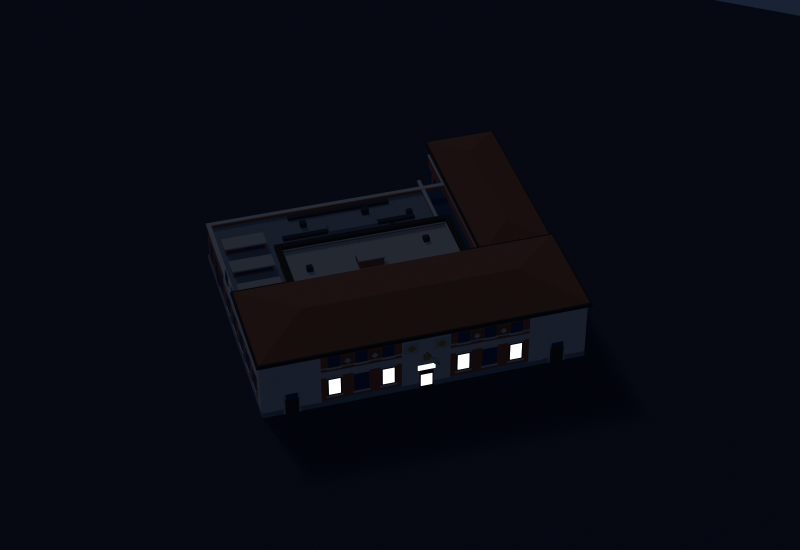
#> input picture artifacts/ferry-station-post-office/ferry-station-post-office-night.png, 1600 x 1100 px (shown at 1/2 size); its folder holds only this picture in this run
$ python make_contact_sheet.py
#> lines starting #> are read from the running program, lines starting #| are printed output that depends on the picture
"""Compose the Ferry Station Post Office Building review contact sheet from the rendered tiles.

    python3 make_contact_sheet.py [--dir DIR] [--prefix ferry-station-post-office]

Plain Pillow rather than Blender's compositor: Blender 5.x replaced
`Scene.node_tree` with a compositing node group, and a 3x3 photo montage is not
worth a version-sensitive dependency.

The aerial three-quarter is the hero, because for this asset the clay-tile hip
roof over the Embarcadero front is the subject.
"""

import argparse
import os

from PIL import Image, ImageDraw, ImageFont

CELL = (700, 470)
COLS = 3
BG = (219, 205, 176)
INK = (58, 53, 48)
TILES = [
    ("aerial", "AERIAL 3/4 — 250 deg, tile hip + front + SE wing"),
    ("top", "TOP — roof plan: tile band, 2 decks, monitors, light-well"),
    ("night", "NIGHT — gold entrance hero + scattered first-floor bays"),
    ("southwest", "EMBARCADERO elevation (234 deg) — the three-pavilion front"),
    ("northwest", "NORTH-WEST flank (324.3 deg) — two storeys, then the work room"),
    ("southeast", "SOUTH-EAST flank (144.3 deg) — front block + the 1918 wing"),
    ("northeast", "NORTH-EAST rear (54 deg) — work-room wall over the water"),
]


def font(size):
    for path in (
        "/System/Library/Fonts/Supplemental/Arial Bold.ttf",
        "/System/Library/Fonts/Helvetica.ttc",
    ):
        if os.path.exists(path):
            try:
                return ImageFont.truetype(path, size)
            except OSError:
                pass
    return ImageFont.load_default()


def main():
    here = os.path.dirname(os.path.abspath(__file__))
    ap = argparse.ArgumentParser()
    ap.add_argument("--dir", default=here)
    ap.add_argument("--prefix", default="ferry-station-post-office")
    args = ap.parse_args()

    present = [
        (name, label)
        for name, label in TILES
        if os.path.exists(os.path.join(args.dir, f"{args.prefix}-{name}.png"))
    ]
    rows = (len(present) + COLS - 1) // COLS
    sheet = Image.new("RGB", (CELL[0] * COLS, CELL[1] * rows), BG)
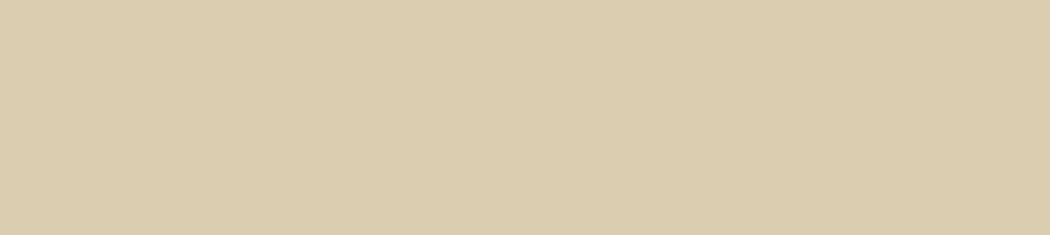
#> sheet: PIL image 2100x470 RGB (shown at 1/2 size); mean R, G, B 219, 205, 176
    draw = ImageDraw.Draw(sheet)
    fnt = font(19)

    for i, (name, label) in enumerate(present):
        img = Image.open(os.path.join(args.dir, f"{args.prefix}-{name}.png")).convert("RGB")
        img.thumbnail((CELL[0] - 16, CELL[1] - 46), Image.LANCZOS)
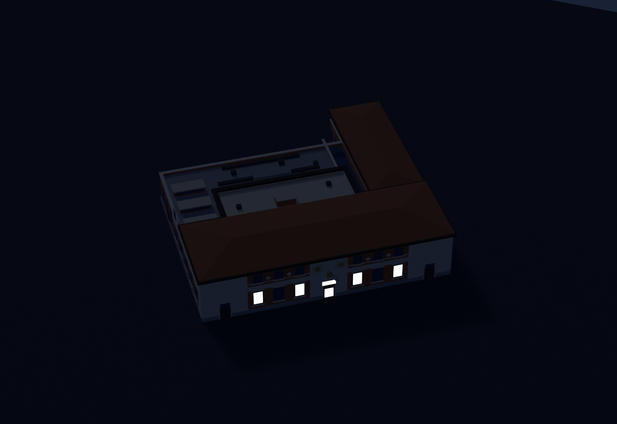
#> img: PIL image 617x424 RGB; mean R, G, B 8.5, 10.3, 19.1
        col, row = i % COLS, i // COLS
        ox = col * CELL[0] + (CELL[0] - img.width) // 2
#> ox = 41
        oy = row * CELL[1] + 34 + (CELL[1] - 46 - img.height) // 2
#> oy = 34
        sheet.paste(img, (ox, oy))
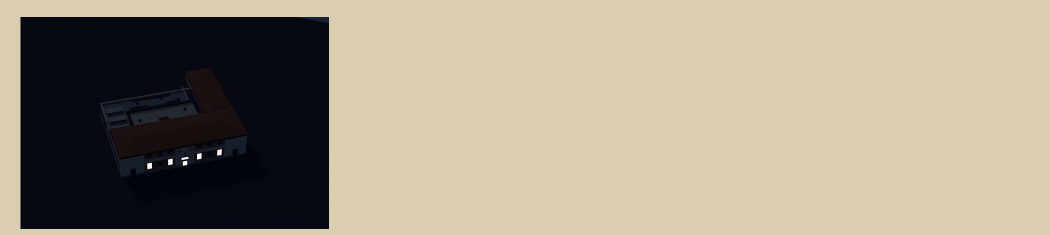
#> sheet: PIL image 2100x470 RGB (shown at 1/2 size); mean R, G, B 163.2, 153.4, 134.4
        draw.text((col * CELL[0] + 14, row * CELL[1] + 10), label, font=fnt, fill=INK)

    out = os.path.join(args.dir, f"{args.prefix}-contact-sheet.png")
    sheet.save(out)
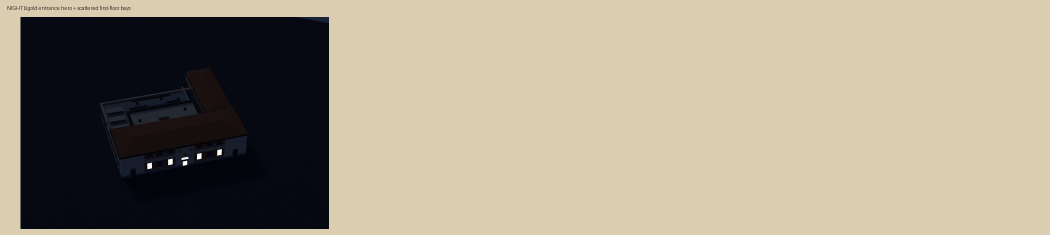
#> saved as ferry-station-post-office-contact-sheet.png: PIL image 2100x470 RGB (shown at 1/2 size); mean R, G, B 163.1, 153.3, 134.3
    print(f"[sheet] {out} ({len(present)} tiles)")


if __name__ == "__main__":
    main()
